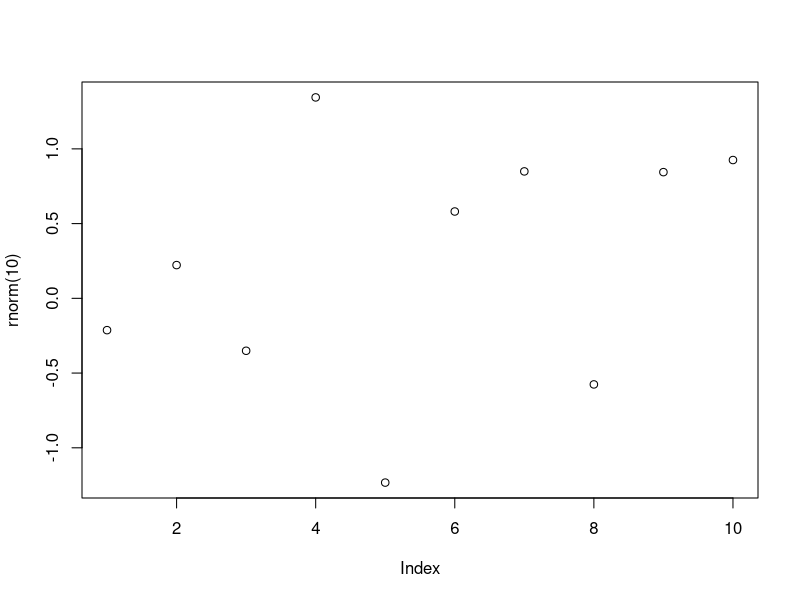

Write R code to recreate this figure. (Note: this script raises an error after producing the figure.)
# Funções

# Obs: Caso tenha problemas com a acentuação, consulte este link:
# https://support.rstudio.com/hc/en-us/articles/200532197-Character-Encoding

# Configurando o diretório de trabalho
# Coloque entre aspas o diretório de trabalho que você está usando no seu computador
# Não use diretórios com espaço no nome
setwd("C:/FCD/BigDataRAzure/Cap03")
getwd()

# Help
?sample
args(sample)
args(mean)
args(sd)


# Funções Built-in
abs(-43)
sum(c(1:5))
mean(c(1:5))
round(c(1.1:5.8))
rev(c(1:5))
seq(1:5)
sort(rev(c(1:5)))
append(c(1:5), 6)

vec1 <- c(1.5, 2.5, 8.4, 3.7, 6.3)
vec2 <- rev(vec1)
vec2


# Funções dentro de funções
plot(rnorm(10))
mean(c(abs(vec1), abs(vec2)))


# Criando funções
myfunc <- function(x) { x + x }
myfunc(10)
class(myfunc)

myfunc2 <- function(a, b) {
  valor = a ^ b
  print(valor)
}
myfunc2(3, 2)

jogando_dados <- function() {
  num <- sample(1:6, size = 1) #Local
  num
}

jogando_dados()


# Escopo
print(num)
num <- c(1:6)
num #Global


# Funções sem número definido de argumentos
vec1 <- (10:13)
vec2 <- c("a", "b", "c", "d")
vec3 <- c(6.5, 9.2, 11.9, 5.1)

myfunc3 <- function(...){
  df = data.frame(cbind(...))
  print(df)
}

myfunc3(vec1)

myfunc3(vec2, vec3)

myfunc3(vec1, vec2, vec3)


# Funções Built-in - Não tente recriar a roda
# Comparação de eficiência entre função vetorizada e função "vetorizada no R"

x <- 1:10000000

# Função que calcula a raiz quadrada de cada elemento de um vetor de números
meu_sqrt <- function(numeros) {
  resp <- numeric(length(numeros))
  for(i in seq_along(numeros)) {
    resp[i] <- sqrt(numeros[i])
  }
  return(resp)
}


system.time(x2a <- meu_sqrt(x))

system.time(x2b <- sqrt(x))

# Sua máquina pode apresentar resultado diferente por conta da precisão de cálculo do processador.
identical(x2a, x2b)



